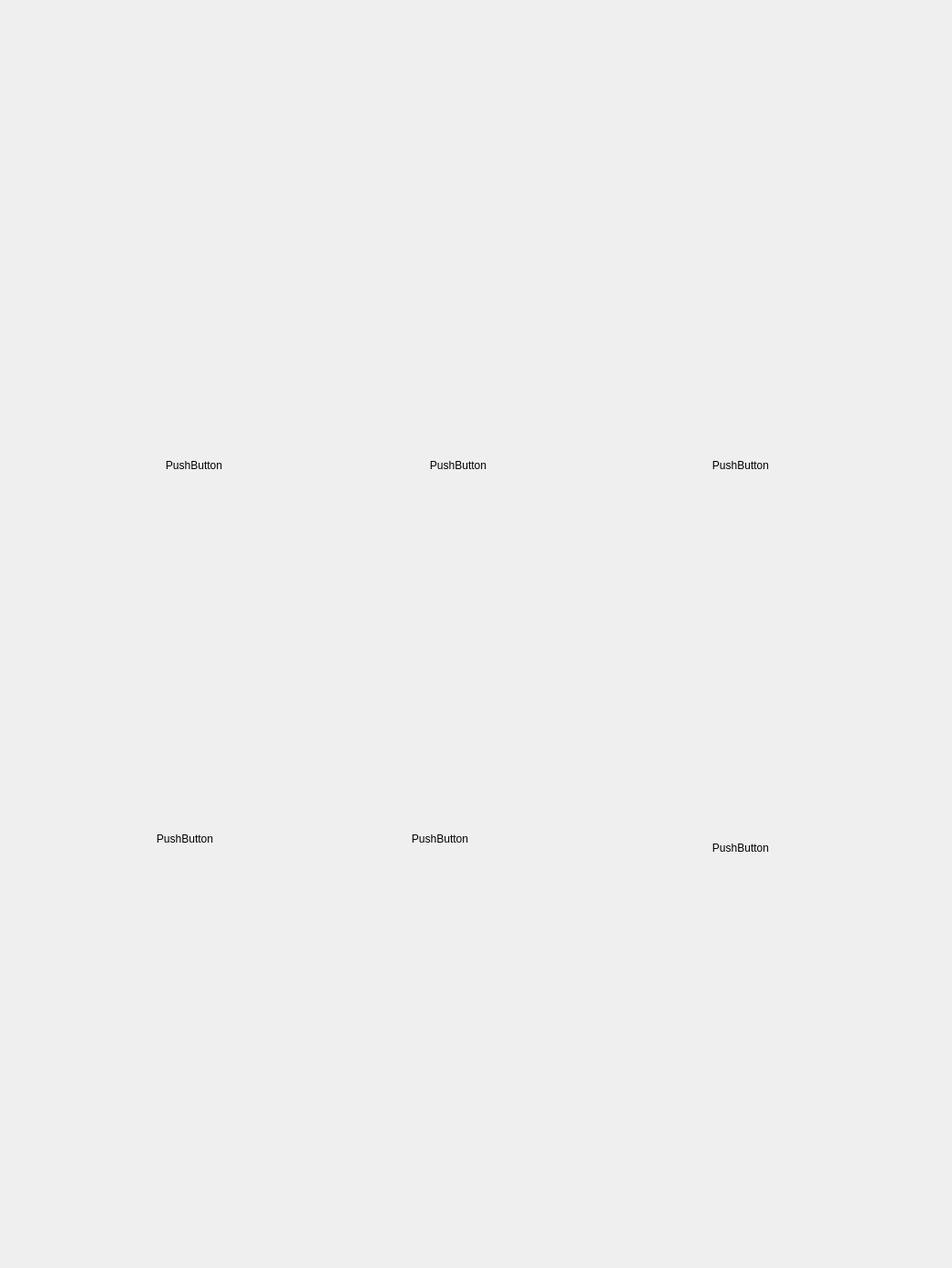
<?xml version="1.0" encoding="UTF-8"?>
<ui version="4.0">
 <class>sandwitch_classic</class>
 <widget class="QWidget" name="sandwitch_classic">
  <property name="geometry">
   <rect>
    <x>0</x>
    <y>0</y>
    <width>1045</width>
    <height>1392</height>
   </rect>
  </property>
  <property name="minimumSize">
   <size>
    <width>1045</width>
    <height>1392</height>
   </size>
  </property>
  <property name="windowTitle">
   <string>Form</string>
  </property>
  <widget class="QWidget" name="widget" native="true">
   <property name="geometry">
    <rect>
     <x>0</x>
     <y>0</y>
     <width>1161</width>
     <height>1791</height>
    </rect>
   </property>
   <property name="minimumSize">
    <size>
     <width>300</width>
     <height>0</height>
    </size>
   </property>
   <property name="styleSheet">
    <string notr="true">background-image: url(:/image/sandwich_page/background_sandwich_classic.png);</string>
   </property>
   <widget class="QPushButton" name="pushButton_1">
    <property name="geometry">
     <rect>
      <x>90</x>
      <y>330</y>
      <width>246</width>
      <height>362</height>
     </rect>
    </property>
    <property name="minimumSize">
     <size>
      <width>246</width>
      <height>362</height>
     </size>
    </property>
    <property name="styleSheet">
     <string notr="true">background-image: url(:/image/sandwich_page/classic/click_off/t_1.png);</string>
    </property>
    <property name="text">
     <string>PushButton</string>
    </property>
    <property name="flat">
     <bool>true</bool>
    </property>
   </widget>
   <widget class="QPushButton" name="pushButton_2">
    <property name="geometry">
     <rect>
      <x>380</x>
      <y>330</y>
      <width>246</width>
      <height>362</height>
     </rect>
    </property>
    <property name="minimumSize">
     <size>
      <width>246</width>
      <height>362</height>
     </size>
    </property>
    <property name="styleSheet">
     <string notr="true">background-image: url(:/image/sandwich_page/classic/click_off/t_2.png);</string>
    </property>
    <property name="text">
     <string>PushButton</string>
    </property>
    <property name="flat">
     <bool>true</bool>
    </property>
   </widget>
   <widget class="QPushButton" name="pushButton_3">
    <property name="geometry">
     <rect>
      <x>690</x>
      <y>330</y>
      <width>246</width>
      <height>362</height>
     </rect>
    </property>
    <property name="minimumSize">
     <size>
      <width>246</width>
      <height>362</height>
     </size>
    </property>
    <property name="styleSheet">
     <string notr="true">background-image: url(:/image/sandwich_page/classic/click_off/t_3.png);</string>
    </property>
    <property name="text">
     <string>PushButton</string>
    </property>
    <property name="flat">
     <bool>true</bool>
    </property>
   </widget>
   <widget class="QPushButton" name="pushButton_4">
    <property name="geometry">
     <rect>
      <x>360</x>
      <y>740</y>
      <width>246</width>
      <height>362</height>
     </rect>
    </property>
    <property name="minimumSize">
     <size>
      <width>246</width>
      <height>362</height>
     </size>
    </property>
    <property name="styleSheet">
     <string notr="true">background-image: url(:/image/sandwich_page/classic/click_off/t_5.png);</string>
    </property>
    <property name="text">
     <string>PushButton</string>
    </property>
    <property name="flat">
     <bool>true</bool>
    </property>
   </widget>
   <widget class="QPushButton" name="pushButton_5">
    <property name="geometry">
     <rect>
      <x>690</x>
      <y>750</y>
      <width>246</width>
      <height>362</height>
     </rect>
    </property>
    <property name="minimumSize">
     <size>
      <width>246</width>
      <height>362</height>
     </size>
    </property>
    <property name="styleSheet">
     <string notr="true">background-image: url(:/image/sandwich_page/classic/click_off/t_6.png);</string>
    </property>
    <property name="text">
     <string>PushButton</string>
    </property>
    <property name="flat">
     <bool>true</bool>
    </property>
   </widget>
   <widget class="QPushButton" name="pushButton_6">
    <property name="geometry">
     <rect>
      <x>80</x>
      <y>740</y>
      <width>246</width>
      <height>362</height>
     </rect>
    </property>
    <property name="minimumSize">
     <size>
      <width>246</width>
      <height>362</height>
     </size>
    </property>
    <property name="styleSheet">
     <string notr="true">background-image: url(:/image/sandwich_page/classic/click_off/t_4.png);</string>
    </property>
    <property name="text">
     <string>PushButton</string>
    </property>
    <property name="flat">
     <bool>true</bool>
    </property>
   </widget>
   <widget class="QPushButton" name="pushButton_back">
    <property name="geometry">
     <rect>
      <x>50</x>
      <y>50</y>
      <width>85</width>
      <height>80</height>
     </rect>
    </property>
    <property name="minimumSize">
     <size>
      <width>85</width>
      <height>80</height>
     </size>
    </property>
    <property name="styleSheet">
     <string notr="true">background-image: url(:/image/button/go_back_btn.png);</string>
    </property>
    <property name="text">
     <string/>
    </property>
    <property name="flat">
     <bool>true</bool>
    </property>
   </widget>
   <widget class="QPushButton" name="pushButton_next">
    <property name="geometry">
     <rect>
      <x>780</x>
      <y>1220</y>
      <width>229</width>
      <height>101</height>
     </rect>
    </property>
    <property name="minimumSize">
     <size>
      <width>229</width>
      <height>101</height>
     </size>
    </property>
    <property name="styleSheet">
     <string notr="true">background-image: url(:/image/button/Forward Arrow.png);</string>
    </property>
    <property name="text">
     <string/>
    </property>
    <property name="flat">
     <bool>true</bool>
    </property>
   </widget>
  </widget>
 </widget>
 <resources/>
 <connections/>
</ui>
